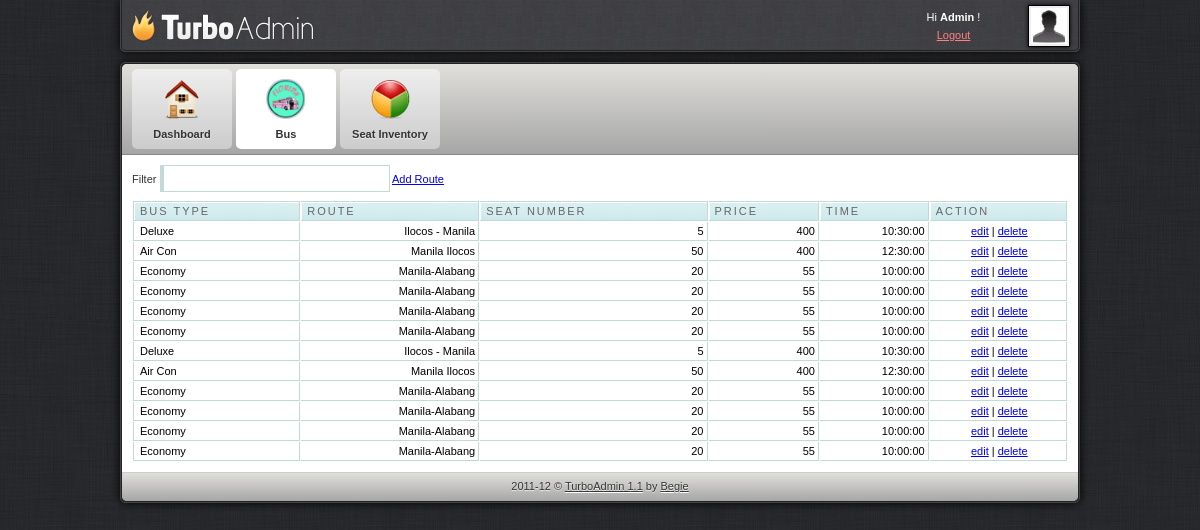
The page /admin/route.php (signed in) on the database its author committed.
### tables this page shows
CREATE TABLE `route` (
  `id` int(11) NOT NULL,
  `route` varchar(300) NOT NULL,
  `price` varchar(30) NOT NULL,
  `numseats` int(30) NOT NULL,
  `type` varchar(300) NOT NULL,
  `time` time NOT NULL,
  `zone` varchar(15) NOT NULL
);

### admin/route.php (the view, shortened to what this page needs)
<html>
<head>
<link href="css/style.css" rel="stylesheet" type="text/css" />
<link rel="stylesheet" href="febe/style.css" type="text/css" media="screen" charset="utf-8">
<link href="src/facebox.css" media="screen" rel="stylesheet" type="text/css" />
</head>
<body>
	<div id="container">
		<div id="adminbar-outer" class="radius-bottom">
			<div id="adminbar" class="radius-bottom">
				<a id="logo" href="dashboard.php"></a>
				<div id="details">
					<a class="avatar" href="javascript: void(0)">
					<img width="36" height="36" alt="avatar" src="img/avatar.jpg">
					</a>
					<div class="tcenter">
					Hi
					<strong>Admin</strong>
					!
					<br>
					<a class="alightred" href="../index.php">Logout</a>
					</div>
				</div>
			</div>
		</div>
		<div id="panel-outer" class="radius" style="opacity: 1;">
			<div id="panel" class="radius">
				<ul class="radius-top clearfix" id="main-menu">
					<li>
						<a href="dashboard.php">
							<img alt="Dashboard" src="img/m-dashboard.png">
							<span>Dashboard</span>
						</a>
					</li>
					<li>
						<a class="active" href="route.php">
							<img alt="Statistics" src="img/m-custom.png">
							<span>Bus</span>
						</a>
					</li>
					<li>
						<a href="setinventory.php">
							<img alt="Statistics" src="img/m-statistics.png">
							<span>Seat Inventory</span>
						</a>
					</li>
				</ul>
				<div id="content" class="clearfix">
					<label for="filter">Filter</label> <input type="text" name="filter" value="" id="filter" />
					<a rel="facebox" href="addroute.php">Add Route</a>
					<table cellpadding="1" cellspacing="1" id="resultTable">
						<thead>
							<tr>
								<th  style="border-left: 1px solid #C1DAD7"> Bus Type </th>
								<th> Route </th>
								<th> Seat Number </th>
								<th> Price </th>
								<th> Time </th>
								<th> Action </th>
							</tr>
						</thead>
						<tbody>
						<?php
							include('../db.php');
							$result = mysqli_query($conn,"SELECT * FROM route");
							while($row = mysqli_fetch_array($result))
								{
									echo '<tr class="record">';
									echo '<td style="border-left: 1px solid #C1DAD7;">'.$row['type'].'</td>';
									echo '<td><div align="right">'.$row['route'].'</div></td>';
									echo '<td><div align="right">'.$row['numseats'].'</div></td>';
									echo '<td><div align="right">'.$row['price'].'</div></td>';
									echo '<td><div align="right">'.$row['time'].'</div></td>';
									echo '<td><div align="center"><a rel="facebox" href="editrutedetails.php?id='.$row['id'].'">edit</a> | <a href="#" id="'.$row['id'].'" class="delbutton" title="Click To Delete">delete</a></div></td>';
									echo '</tr>';
								}
							?>
						</tbody>
					</table>
				</div>
				<div id="footer" class="radius-bottom">
					2011-12 ©
					<a class="afooter-link" href="">TurboAdmin 1.1</a>
					by
					<a class="afooter-link" href="">Begie</a>
				</div>
			</div>
		</div>
	</div>
</body>
</html>

### admin/css/style.css (style rules this page uses)
html, body { background: url("../img/bg.jpg") repeat scroll 0 0 #333333; color: #333333; font-family: Arial,Helvetica,sans-serif; font-size: 11px; line-height: 1.6; margin:0; }
#container { margin: 0 auto; width: 960px; }
#login-container-outer, #container #adminbar-outer, #container #panel-outer { border: 1px solid #444444; box-shadow: 0 0 10px #000000; }
#container #adminbar-outer { background: none repeat scroll 0 0 #403F44; border-top: medium none; margin: 0 0 10px; }
.radius-bottom { border-bottom-left-radius: 5px; border-bottom-right-radius: 5px; }
#login-container, #container #adminbar, #container #panel { border: 1px solid #222222; }
#container #adminbar { background: url("../img/alter-bg.jpg") repeat scroll left top transparent; border-top: medium none; height: 50px; }
.clearfix { clear:both; }
#container #adminbar a#logo { background: url("../img/logo.png") no-repeat scroll left top transparent; display: block; float: left; height: 50px; width: 200px; }
#container #adminbar #details { color: #FFFFFF; float: right; height: 34px; line-height: 18px; padding: 8px; width: 184px; }
#container #adminbar #details a.avatar { background-color: #EEEEEE; border: 1px solid #000000; box-shadow: 0 0 4px #000000; display: block; float: right; height: 36px; margin: -3px 0 0 7px; padding: 2px; width: 36px; }
.tcenter { text-align: center; }
a.alightred { color: #FF8181; }
.radius { border-radius: 5px 5px 5px 5px; }
#container #panel ul#main-menu, #container #panel #footer, #login-extra { background-color: #D5D5D5; background-image: linear-gradient(#E0DFDB, #A6A6A6); }
ul#main-menu { border-bottom: 1px solid #888888; list-style: none outside none; margin: 0; padding: 0 10px; }
.radius-top { border-top-left-radius: 5px; border-top-right-radius: 5px; }
ul#main-menu li { float: left; margin: 5px 4px 5px 0; }
ul#main-menu li a.active { background: none repeat scroll 0 0 #FFFFFF; text-shadow: 0 1px 1px #FFFFFF; }
ul#main-menu li a { background: linear-gradient(#EEEEEE, #CCCCCC) repeat scroll 0 0 #EEEEEE; border-radius: 5px 5px 5px 5px; color: #333333; display: block; font-weight: bold; height: 80px; line-height: 1px; position: relative; text-align: center; text-shadow: 0 1px 1px #EEEEEE; width: 100px; text-decoration:none; }
ul#main-menu li a img { height: 40px; padding: 10px 15px 5px; width: 40px; }
ul#main-menu li a span { display: block; line-height: 20px; padding: 0 0 5px; }
#container #content { padding: 10px; background-color:#ffffff; }
#container #footer { border-top: 1px solid #CCCCCC; color: #333333; margin: 0; padding: 5px; text-align: center; text-shadow: 0 1px 1px #EEEEEE; }
a.afooter-link { color: #333333; text-shadow: 0 1px 1px #FFFFFF; }

### admin/febe/style.css (style rules this page uses)
#resultTable { background-color: white; margin-top: 8px; width: 100%; color:#000000; }
#resultTable th.sortable { background: url("bg_header.jpg") no-repeat scroll 0 0 #CAE8EA; border-bottom: 1px solid #C1DAD7; border-right: 1px solid #C1DAD7; border-top: 1px solid #C1DAD7; color: #4F6B72; font: normal 11px "Trebuchet MS",Verdana,Arial,Helvetica,sans-serif; letter-spacing: 2px; padding: 3px 3px 3px 6px; text-align: left; text-transform: uppercase; color: #666; cursor: pointer; text-decoration: none; }
#resultTable th { background: url("bg_header.jpg") no-repeat scroll 0 0 #CAE8EA; border-bottom: 1px solid #C1DAD7; border-right: 1px solid #C1DAD7; border-top: 1px solid #C1DAD7; color: #4F6B72; font: normal 11px "Trebuchet MS",Verdana,Arial,Helvetica,sans-serif; letter-spacing: 2px; padding: 3px 3px 3px 6px; text-align: left; text-transform: uppercase; color: #666; cursor: pointer; text-decoration: none; }
#resultTable td { border-bottom: 1px solid #C1DAD7; border-right: 1px solid #C1DAD7; padding: 3px 3px 3px 6px; font: normal 11px "Trebuchet MS",Verdana,Arial,Helvetica,sans-serif; }
#resultTable td.odd { font: normal 11px "Trebuchet MS",Verdana,Arial,Helvetica,sans-serif; }
#filter { width: 230px; border: 1px solid #C1DAD7; border-left: 4px solid #C1DAD7; padding:5px; background-image:url('../images/filter.gif'); background-repeat:no-repeat; background-position: 3px 5px; padding-left:20px; }
.clearfix { clear:both; }

### rows shown on the page
route: type "Deluxe", route "Ilocos - Manila", numseats "5", price "400", time "10:30:00"
route: type "Air Con", route "Manila Ilocos", numseats "50", price "400", time "12:30:00"
route: type "Economy", route "Manila-Alabang", numseats "20", price "55", time "10:00:00"
route: type "Economy", route "Manila-Alabang", numseats "20", price "55", time "10:00:00"
route: type "Economy", route "Manila-Alabang", numseats "20", price "55", time "10:00:00"
route: type "Economy", route "Manila-Alabang", numseats "20", price "55", time "10:00:00"
route: type "Deluxe", route "Ilocos - Manila", numseats "5", price "400", time "10:30:00"
route: type "Air Con", route "Manila Ilocos", numseats "50", price "400", time "12:30:00"
route: type "Economy", route "Manila-Alabang", numseats "20", price "55", time "10:00:00"
route: type "Economy", route "Manila-Alabang", numseats "20", price "55", time "10:00:00"
route: type "Economy", route "Manila-Alabang", numseats "20", price "55", time "10:00:00"
route: type "Economy", route "Manila-Alabang", numseats "20", price "55", time "10:00:00"
